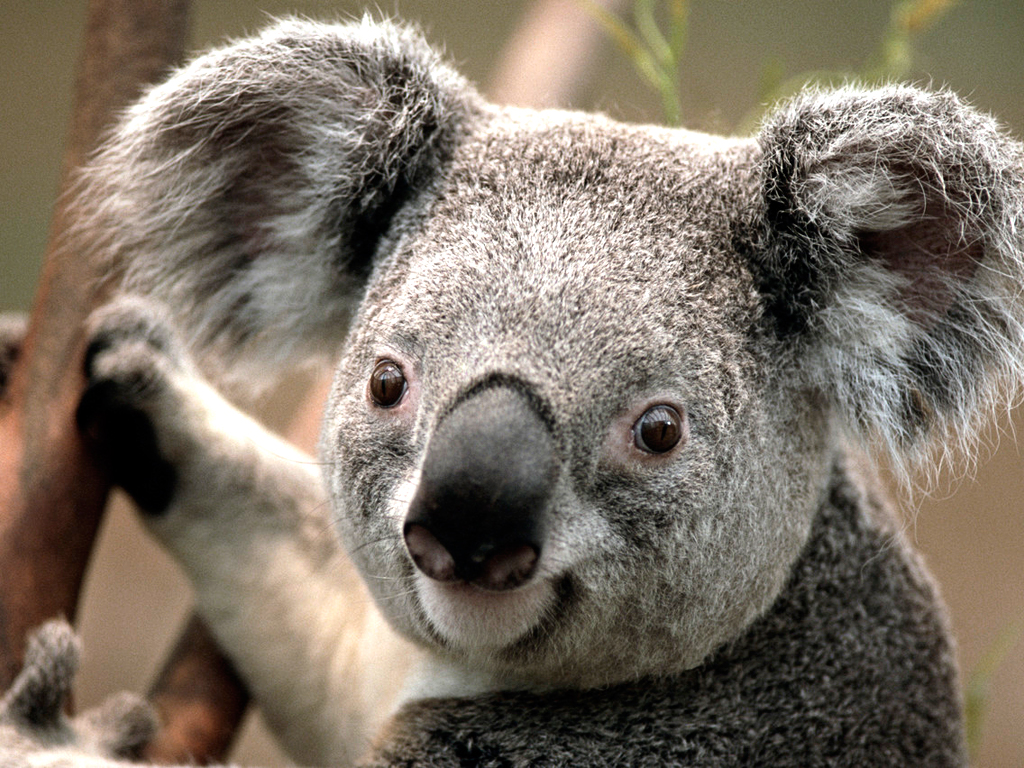
#> input picture Koala.jpg, 1024 x 768 px
$ python kmeans.py
#> lines starting #> are read from the running program, lines starting #| are printed output that depends on the picture; after the words box and inside, x2 and y2 are one past the last pixel; in counts of white or black regions, pixels touching at a corner belong together
from matplotlib import pyplot as io
import numpy as np
import numpy.ma as ma
from PIL import Image
import copy

'''
    Load file, file -> ndarray:
'''

# Image path:
Koala = 'Koala.jpg'
Penguins = 'Penguins.jpg'

'''
    Functions needed:
'''

'''
    Initial centers according to K in K-means:
    Input: K in K-means
    Output: Center points
'''


def initial_centers(k):
    return np.random.randint(0, 255, size=(k, 3)).astype(np.uint8)


'''
    Classify all pixels according to initial center points.
    Input: initial center points, image points.
    Output: pixel class matrix corresponding to pixel matrix of images.
'''


def classify(init, img_data):
    # Generate class matrix egg:
    class_mat = np.zeros((np.shape(img_data)[0], np.shape(img_data)[1]))

    # Initial dis_mat to record mix distance of each pixel.
    # distance for each pixel can not exceeds 500 in theory. So dis_mat at begin has a max distance.
    dis_mat = np.ones((np.shape(img_data)[0], np.shape(img_data)[1]))
    dis_mat *= 250000

    #
    for i in range(len(init)):
        # Deep copy image data:
        data_mat = copy.deepcopy(img_data)

        # Calculate pixels' distance to each center, generate final distance matrix of pixels:

        # difference matrix:
        tmp_dis_mat = data_mat - init[i]
        # distance matrix (square distance):
        tmp_dis_mat = tmp_dis_mat * tmp_dis_mat
        tmp_dis_mat = np.sum(tmp_dis_mat, -1)
        # min distance matrix: new_dis_mat:
        new_dis_mat = np.minimum(tmp_dis_mat, dis_mat)
        # 0: distance not changed:
        mask = dis_mat - new_dis_mat
        # Assign class label to pixels:
        class_mat = ma.array(class_mat, mask=mask, dtype='int32', fill_value=(i + 1))
        class_mat = class_mat.filled()
        # Update dis_mat to new distances:
        dis_mat = new_dis_mat

    return class_mat


'''
    Calculate new center according to the classification:
    Input: class_mat, image_mat, K (must be consist to function 'initial_centers').
    Output: new center points.
'''


def new_centers(k, class_mat, image_mat):
    center = np.empty((0, 3))
    for c in range(k):
        mask = (class_mat == (c + 1))
        mask = ~mask
        mask = ma.dstack((mask, mask, mask))
        tmp_image = ma.array(image_mat, mask=mask, fill_value=0)
        tmp_image = tmp_image.filled()

        # Get average center coordinate:
        center = np.append(center, [np.mean(tmp_image, axis=(0, 1))], axis=0)

    return center


'''
    Main:
    K_means clustering:
'''

# Load data:
img_Koala = io.imread(Koala)
#> img_Koala is the input picture: shape (768, 1024, 3); mean R, G, B 125.4, 114.7, 102
img_Penguins = io.imread(Penguins)
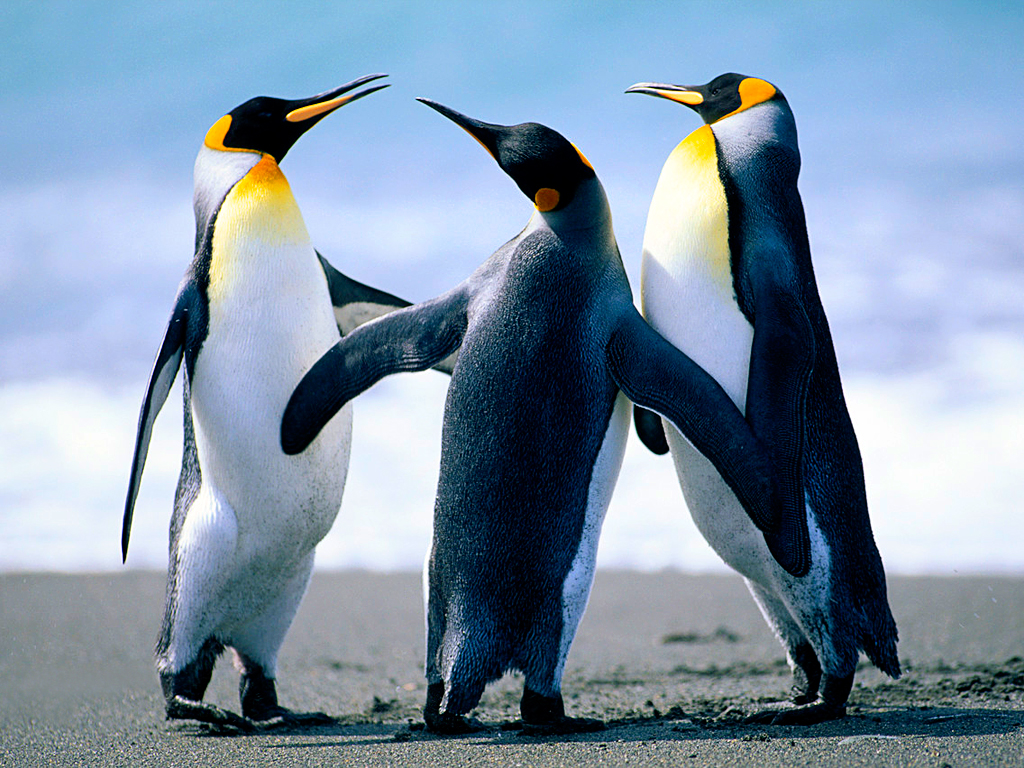
#> input picture Penguins.jpg, 1024 x 768 px
#> img_Penguins is the input picture: shape (768, 1024, 3); mean R, G, B 127.8, 148, 168.1

# Load parameters K:
Ks = np.array([2, 5, 10, 15, 20])

for K in Ks:
    # Arbitrary initial centers:
    centers = initial_centers(K)

    # Classification from arbitrary initial centers:
    new_classes = classify(centers, img_Koala)

    # Arbitrary initial classification:
    classes = np.ndarray(np.shape(new_classes))

    while ~((classes == new_classes).all()):
        classes = new_classes
        centers = new_centers(K, new_classes, img_Koala)
        new_classes = classify(centers, img_Koala)

    print('K = ', K)
    unique_elements, counts_elements = np.unique(classes, return_counts=True)

    # Assign RGB to each class:
    for i in unique_elements:
        mask_ = ma.array(classes == i)
        f = np.ones(np.shape(classes))
        mask_f = ma.array(f == 0)
        color = centers[i - 1]

        mask1 = np.dstack((mask_, mask_f, mask_f))
        color1 = color[0].astype(np.uint8)
        img_Koala = ma.array(img_Koala, mask=mask1, dtype=np.uint8, fill_value=color1)
        img_Koala = img_Koala.filled()

        mask2 = np.dstack((mask_f, mask_, mask_f))
        color2 = color[1].astype(np.uint8)
        img_Koala = ma.array(img_Koala, mask=mask2, dtype=np.uint8, fill_value=color2)
        img_Koala = img_Koala.filled()

        mask3 = np.dstack((mask_f, mask_f, mask_))
        color3 = color[2].astype(np.uint8)
        img_Koala = ma.array(img_Koala, mask=mask3, dtype=np.uint8, fill_value=color3)
        img_Koala = img_Koala.filled()
        # Print new images:
        img = Image.fromarray(img_Koala)
        path = 'K Koala/Koala' + str(K) + '.png'
        img.save(path)
#> this loop made 5 passes
#> pass 1, `new_classes = classify(centers, img_Koala)`:
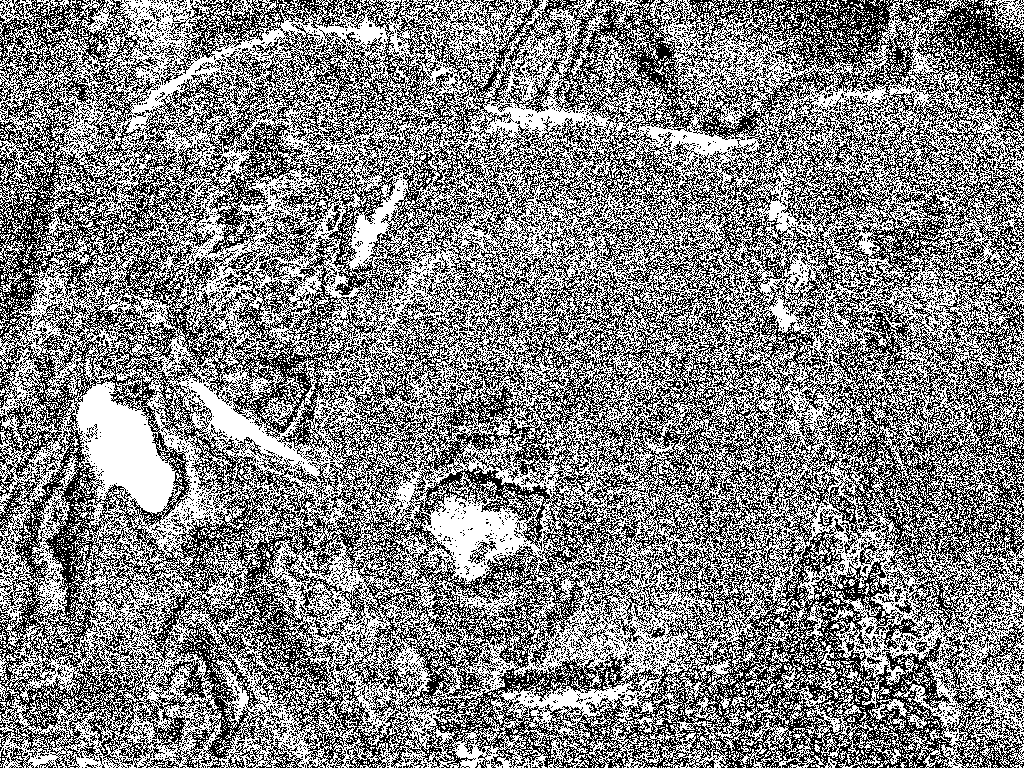
#> new_classes: shape (768, 1024) int32; values 1 (black) and 2 (white), 51.8% white; black in thin lines or dots
#> after the loop: classes: shape (768, 1024) int32; values 1 (black) and 10 (white), 80.8% white; 1502 black regions (1332 under 20 px), largest, box (x1, y1, x2, y2) and area: (420, 531, 956, 768) 58797, (17, 335, 193, 635) 21019, (404, 466, 550, 600) 13018
#> after the loop:
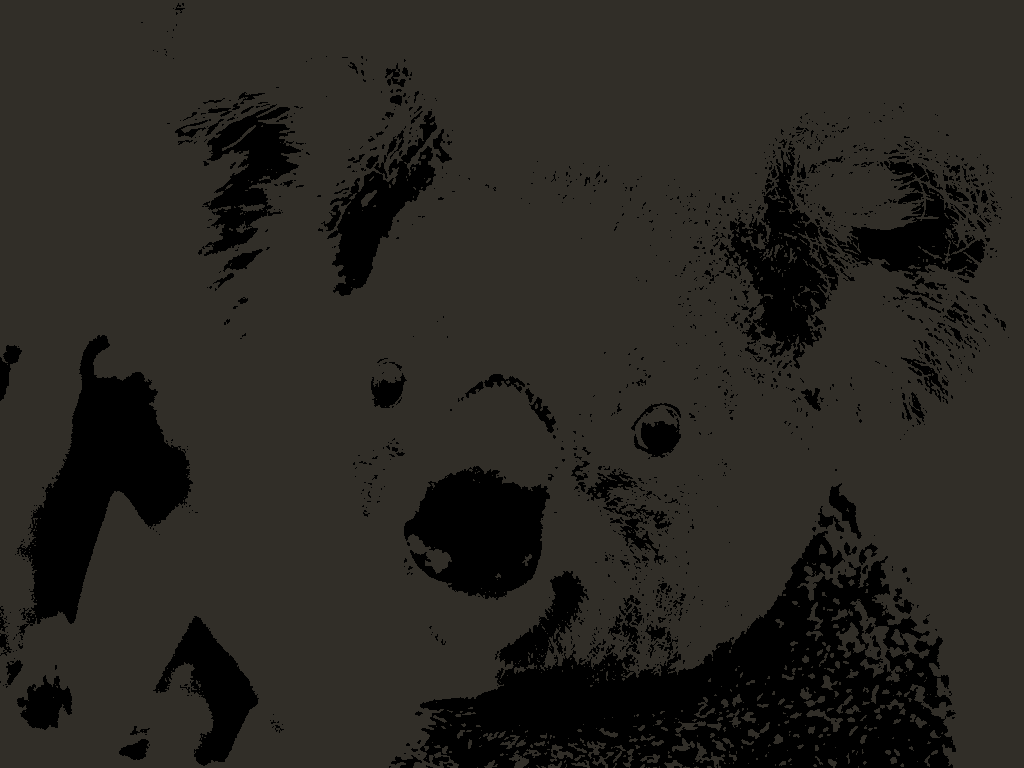
#> img: PIL image 1024x768 RGB; mean R, G, B 39.6, 37.2, 32.3


for K in Ks:
    # Arbitrary initial centers:
    centers = initial_centers(K)

    # Classification from arbitrary initial centers:
    new_classes = classify(centers, img_Penguins)

    # Arbitrary initial classification:
    classes = np.ndarray(np.shape(new_classes))

    while ~((classes == new_classes).all()):
        classes = new_classes
        centers = new_centers(K, new_classes, img_Penguins)
        new_classes = classify(centers, img_Penguins)

    print('K = ', K)
    unique_elements, counts_elements = np.unique(classes, return_counts=True)

    # Assign RGB to each class:
    for i in unique_elements:
        mask_ = ma.array(classes == i)
        f = np.ones(np.shape(classes))
        mask_f = ma.array(f == 0)
        color = centers[i - 1]

        mask1 = np.dstack((mask_, mask_f, mask_f))
        color1 = color[0].astype(np.uint8)
        img_Penguins = ma.array(img_Penguins, mask=mask1, dtype=np.uint8, fill_value=color1)
        img_Penguins = img_Penguins.filled()

        mask2 = np.dstack((mask_f, mask_, mask_f))
        color2 = color[1].astype(np.uint8)
        img_Penguins = ma.array(img_Penguins, mask=mask2, dtype=np.uint8, fill_value=color2)
        img_Penguins = img_Penguins.filled()

        mask3 = np.dstack((mask_f, mask_f, mask_))
        color3 = color[2].astype(np.uint8)
        img_Penguins = ma.array(img_Penguins, mask=mask3, dtype=np.uint8, fill_value=color3)
        img_Penguins = img_Penguins.filled()
        # Print new images:
        img = Image.fromarray(img_Penguins)
        path = 'K Penguins/Penguin' + str(K) + '.png'
        img.save(path)
#> this loop made 5 passes
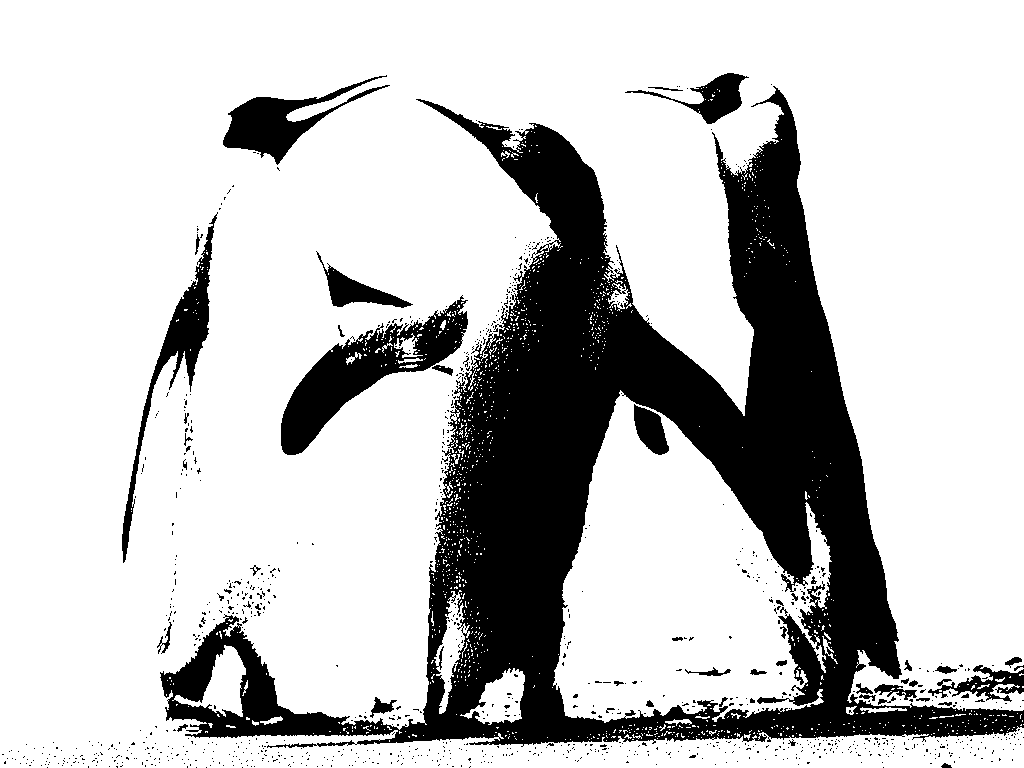
#> classes: shape (768, 1024) int32; values 1 (black) and 5 (white), 77% white; 1041 black regions (991 under 20 px), largest, box (x1, y1, x2, y2) and area: (160, 86, 1024, 748) 151663, (281, 295, 468, 455) 9327, (122, 212, 218, 563) 4465
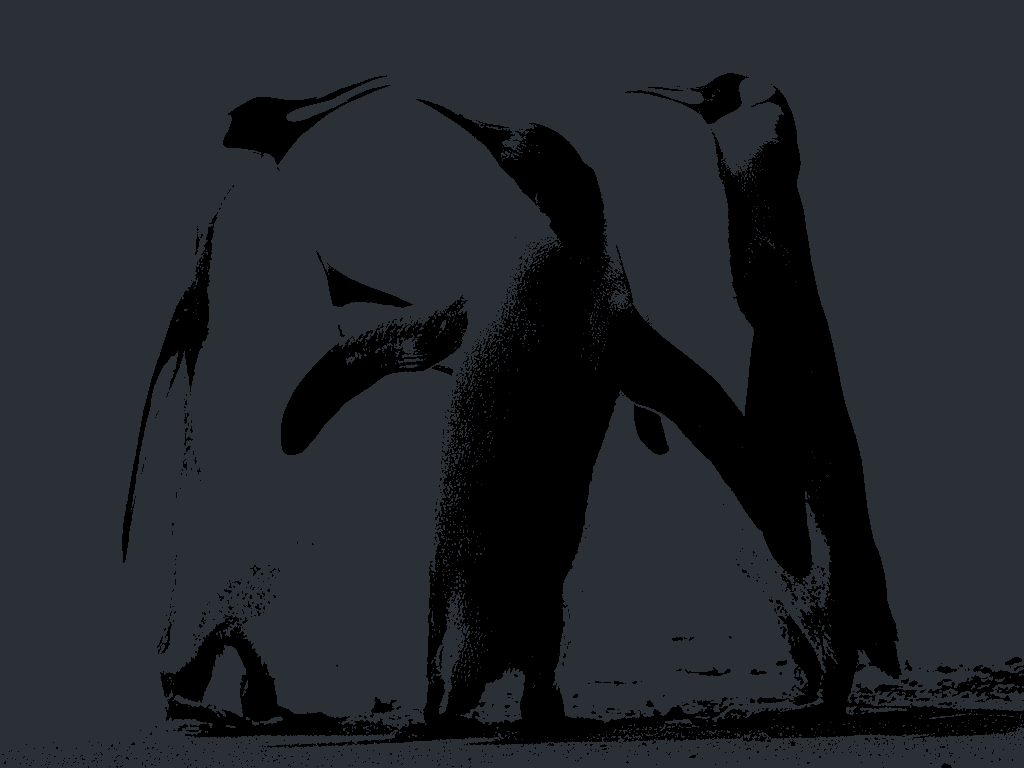
#> img: PIL image 1024x768 RGB; mean R, G, B 33.1, 37, 41.6
